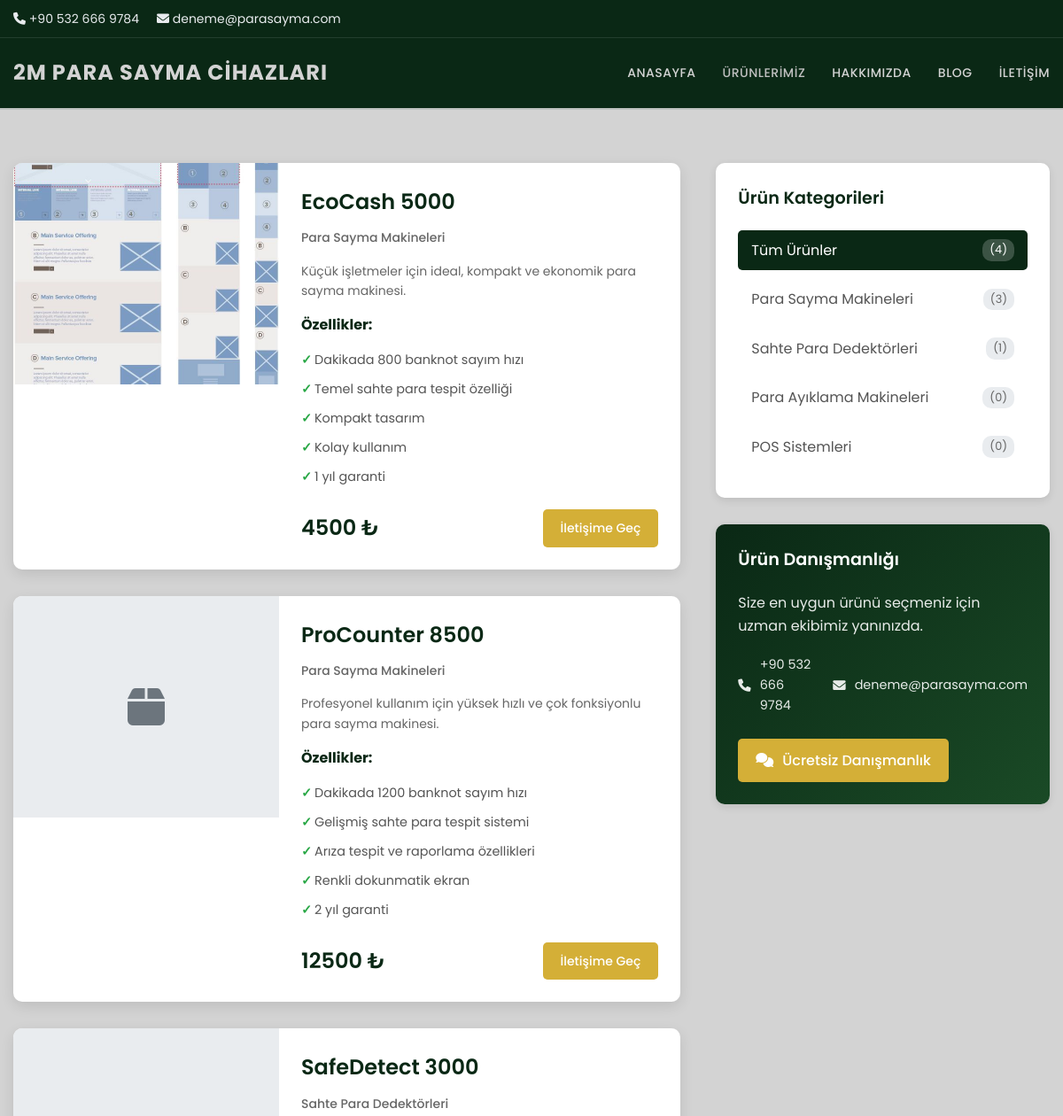
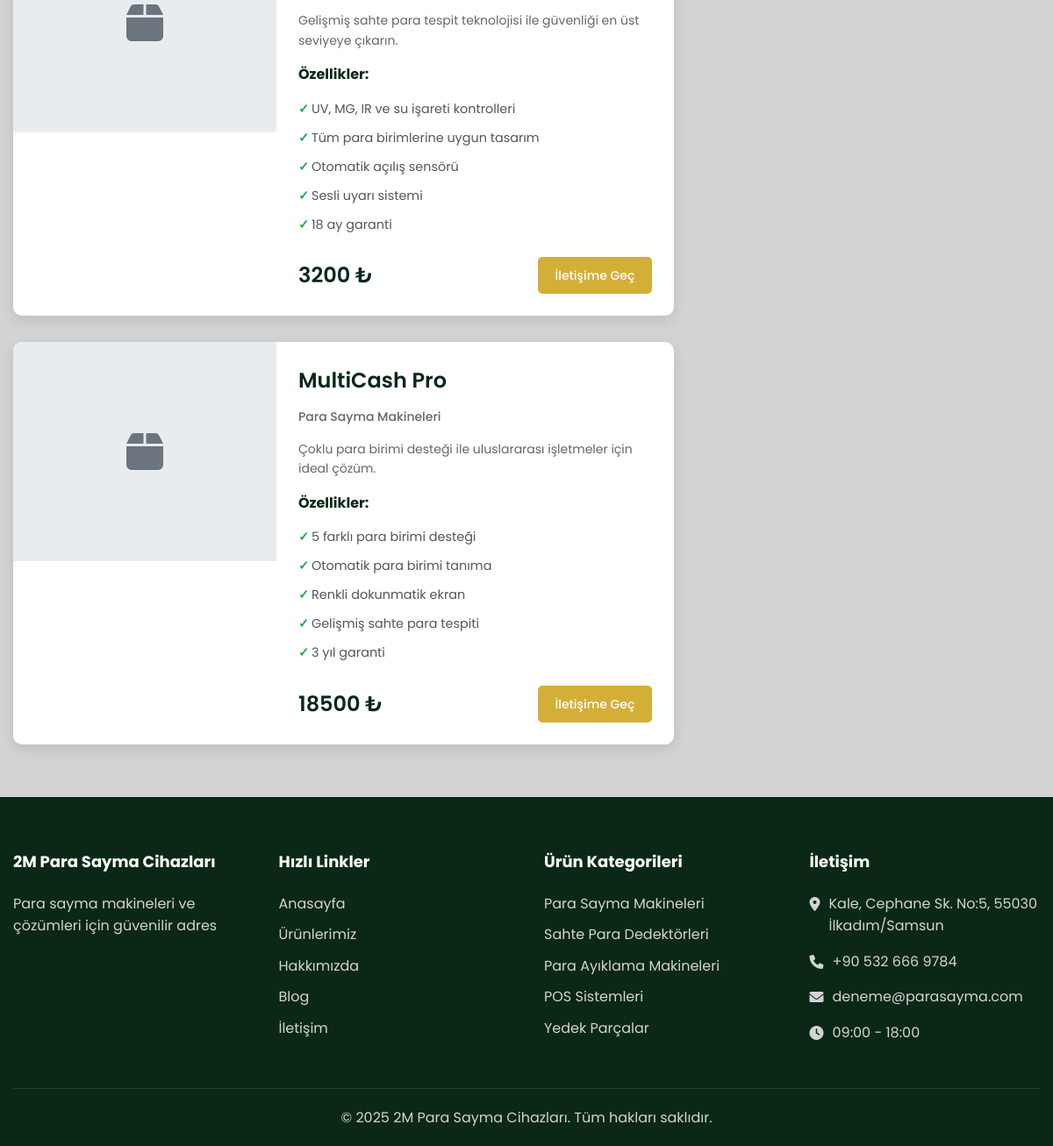
The app's page /urunler/ with its own data (2 pictures, top to bottom).
### website/models.py (models this page shows, shortened)
class SiteSettings(models.Model):
    site_title = models.CharField(max_length=100, default="2M ISTANBUL ELEKTRONİK")
    site_description = models.TextField(default="Para sayma makineleri ve çözümleri için güvenilir adres")
    logo = models.ImageField(upload_to='site/', null=True, blank=True)
    favicon = models.ImageField(upload_to='site/', null=True, blank=True)
    phone_primary = models.CharField(max_length=20, default="+90 123 456 78 90")
    phone_secondary = models.CharField(max_length=20, blank=True)
    email_primary = models.EmailField(default="info@2mistanbul.com")
    email_secondary = models.EmailField(blank=True)
    address = models.TextField(default="Merkez Mah. Atatürk Cad. No:123 Kat:5, İstanbul")
    working_hours_weekday = models.CharField(max_length=50, default="09:00 - 18:00")
    working_hours_saturday = models.CharField(max_length=50, default="09:00 - 15:00")
    working_hours_sunday = models.CharField(max_length=50, default="Kapalı")
    facebook_url = models.URLField(blank=True)
    twitter_url = models.URLField(blank=True)
    instagram_url = models.URLField(blank=True)
    linkedin_url = models.URLField(blank=True)
    youtube_url = models.URLField(blank=True)
    meta_keywords = models.TextField(blank=True)
    google_analytics = models.TextField(blank=True)
    created_at = models.DateTimeField(auto_now_add=True)
    updated_at = models.DateTimeField(auto_now=True)
    class Meta:
        verbose_name = "Site Ayarları"
        verbose_name_plural = "Site Ayarları"
    @property
    def phone(self):
        return self.phone_primary
    @property
    def email(self):
        return self.email_primary

class Product(models.Model):
    name = models.CharField(max_length=200, verbose_name="Ürün Adı")
    slug = models.SlugField(unique=True)
    category = models.ForeignKey(ProductCategory, on_delete=models.CASCADE, verbose_name="Kategori")
    description = models.TextField(verbose_name="Açıklama")
    short_description = models.CharField(max_length=300, verbose_name="Kısa Açıklama")
    price = models.DecimalField(max_digits=10, decimal_places=2, null=True, blank=True, verbose_name="Fiyat")
    features = models.TextField(help_text="Her satıra bir özellik yazın", verbose_name="Özellikler")
    technical_specs = models.TextField(blank=True, verbose_name="Teknik Özellikler")
    image = models.ImageField(upload_to='products/', verbose_name="Ana Resim")
    image_alt = models.CharField(max_length=200, blank=True, verbose_name="Resim Alt Text")
    is_featured = models.BooleanField(default=False, verbose_name="Öne Çıkan")
    is_active = models.BooleanField(default=True, verbose_name="Aktif")
    in_stock = models.BooleanField(default=True, verbose_name="Stokta")
    meta_title = models.CharField(max_length=60, blank=True, verbose_name="Meta Başlık")
    meta_description = models.CharField(max_length=160, blank=True, verbose_name="Meta Açıklama")
    created_at = models.DateTimeField(auto_now_add=True)
    updated_at = models.DateTimeField(auto_now=True)
    order = models.PositiveIntegerField(default=0, verbose_name="Sıralama")
    class Meta:
        verbose_name = "Ürün"
        verbose_name_plural = "Ürünler"
        ordering = ['order', '-created_at']

class ProductCategory(models.Model):
    name = models.CharField(max_length=100, verbose_name="Kategori Adı")
    slug = models.SlugField(unique=True)
    description = models.TextField(blank=True, verbose_name="Açıklama")
    image = models.ImageField(upload_to='categories/', blank=True, verbose_name="Kategori Resmi")
    is_active = models.BooleanField(default=True, verbose_name="Aktif")
    order = models.PositiveIntegerField(default=0, verbose_name="Sıralama")
    class Meta:
        verbose_name = "Ürün Kategorisi"
        verbose_name_plural = "Ürün Kategorileri"
        ordering = ['order', 'name']
    def get_product_count(self):
        return self.product_set.filter(is_active=True).count()

### website/views.py (the view)
# urls.py: path('urunler/', views.urunler, name='urunler'),
def urunler(request):
    context = get_site_context()
    category_slug = request.GET.get('category')
    if category_slug:
        products = Product.objects.filter(
            category__slug=category_slug,
            is_active=True
        ).order_by('order', 'name')
        selected_category = get_object_or_404(ProductCategory, slug=category_slug)
    else:
        products = Product.objects.filter(is_active=True).order_by('order', 'name')
        selected_category = None
    context.update({
        'products': products,
        'selected_category': selected_category,
        'categories': ProductCategory.objects.filter(is_active=True).order_by('order'),
    })
    return render(request, 'urunler.html', context)

### templates/urunler.html (shortened to what this page needs)
{% extends 'base.html' %}
{% load static %}
{% block content %}
<section class="products-section">
    <div class="container">
        <div class="products-grid">
            <div class="products-content">
                {% if products %}
                    <div class="products-list">
                        {% for product in products %}
                            <div class="product-card">
                                <div class="product-image">
                                    {% if product.image %}
                                        <img src="{{ product.image.url }}" alt="{{ product.name }}">
                                    {% else %}
                                        <div class="no-image">
                                            <i class="fas fa-box"></i>
                                        </div>
                                    {% endif %}
                                </div>
                                <div class="product-info">
                                    <h3>{{ product.name }}</h3>
                                    <p class="product-category">{{ product.category.name }}</p>
                                    <p class="product-description">{{ product.short_description }}</p>
                                    {% if product.features %}
                                        <div class="product-features">
                                            <h4>Özellikler:</h4>
                                            <ul>
                                                {% for line in product.features.splitlines %}
                                                    {% if line.strip %}
                                                        <li>{{ line }}</li>
                                                    {% endif %}
                                                {% endfor %}
                                            </ul>
                                        </div>
                                    {% endif %}
                                    <div class="product-footer">
                                        {% if product.price %}
                                            <div class="product-price">{{ product.price|floatformat:0 }} ₺</div>
                                        {% endif %}
                                        <a href="{% url 'website:iletisim' %}" class="btn-contact">İletişime Geç</a>
                                    </div>
                                </div>
                            </div>
                        {% endfor %}
                    </div>
                {% else %}
                    <div class="no-products">
                        <i class="fas fa-box-open"></i>
                        <h3>{% if selected_category %}Bu kategoride ürün bulunmuyor{% else %}Henüz ürün eklenmemiş{% endif %}</h3>
                        <p>Admin panelinden yeni ürünler ekleyebilirsiniz.</p>
                    </div>
                {% endif %}
            </div>
            <div class="products-sidebar">
                {% if categories %}
                    <div class="sidebar-widget">
                        <h4>Ürün Kategorileri</h4>
                        <ul class="category-list">
                            <li><a href="{% url 'website:urunler' %}" {% if not selected_category %}class="active"{% endif %}>Tüm Ürünler <span>({{ products.count }})</span></a></li>
                            {% for category in categories %}
                                <li><a href="{% url 'website:urunler' %}?category={{ category.slug }}" >{{ category.name }} <span>({{ category.get_product_count }})</span></a></li>
                            {% endfor %}
                        </ul>
                    </div>
                {% endif %}
                <div class="sidebar-widget contact-widget">
                    <h4>Ürün Danışmanlığı</h4>
                    <p>Size en uygun ürünü seçmeniz için uzman ekibimiz yanınızda.</p>
                    {% if site_settings %}
                        <div class="contact-info">
                            <p><i class="fas fa-phone"></i> {{ site_settings.phone }}</p>
                            <p><i class="fas fa-envelope"></i> {{ site_settings.email }}</p>
                        </div>
                    {% endif %}
                    <a href="{% url 'website:iletisim' %}" class="btn-contact-widget">
                        <i class="fas fa-comments"></i> Ücretsiz Danışmanlık
                    </a>
                </div>
            </div>
        </div>
    </div>
</section>
{% endblock %}

### templates/base.html (shortened to what this page needs)
{% load static %}
<!DOCTYPE html>
<html lang="tr">
<head>
    <link rel="stylesheet" href="https://cdnjs.cloudflare.com/ajax/libs/font-awesome/6.0.0/css/all.min.css">
    <link rel="stylesheet" href="{% static 'css/styles.css' %}?v=20250118-1905">
</head>
<body>
    <div class="top-bar">
        <div class="container">
            <div class="contact-info">
                <span><i class="fas fa-phone"></i> {{ site_settings.phone_primary|default:"+90 123 456 78 90" }}</span>
                <span><i class="fas fa-envelope"></i> {{ site_settings.email_primary|default:"info@2mistanbul.com" }}</span>
            </div>
        </div>
    </div>
    <header class="main-header">
        <div class="container">
            <div class="logo">
                <a href="{% url 'website:anasayfa' %}">
                    {% if site_settings.logo %}
                        <img src="{{ site_settings.logo.url }}" alt="{{ site_settings.site_title }}" style="max-height: 40px;">
                    {% else %}
                        {{ site_settings.site_title|default:"2M ISTANBUL ELEKTRONİK" }}
                    {% endif %}
                </a>
            </div>
            <nav class="nav-menu">
                <a href="{% url 'website:anasayfa' %}">Anasayfa</a>
                <a href="{% url 'website:urunler' %}">Ürünlerimiz</a>
                <a href="{% url 'website:hakkimizda' %}">Hakkımızda</a>
                <a href="{% url 'website:blog' %}">Blog</a>
                <a href="{% url 'website:iletisim' %}">İletişim</a>
            </nav>
        </div>
    </header>
    <main>
        {% block content %}
        {% endblock %}
    </main>
    <footer>
        <div class="container">
            <div class="footer-content">
                <div class="footer-column">
                    <h3>{{ site_settings.site_title|default:"2M ISTANBUL ELEKTRONİK" }}</h3>
                    <p style="margin-bottom: 20px;">{{ site_settings.site_description|default:"20 yılı aşkın deneyimimizle para sayma makineleri ve çözümleri konusunda Türkiye'nin lider tedarikçisiyiz." }}</p>
                </div>
                <div class="footer-column">
                    <h3>Hızlı Linkler</h3>
                    <ul class="footer-links">
                        <li><a href="{% url 'website:anasayfa' %}">Anasayfa</a></li>
                        <li><a href="{% url 'website:urunler' %}">Ürünlerimiz</a></li>
                        <li><a href="{% url 'website:hakkimizda' %}">Hakkımızda</a></li>
                        <li><a href="{% url 'website:blog' %}">Blog</a></li>
                        <li><a href="{% url 'website:iletisim' %}">İletişim</a></li>
                    </ul>
                </div>
                <div class="footer-column">
                    <h3>Ürün Kategorileri</h3>
                    <ul class="footer-links">
                        {% for category in product_categories %}
                            <li><a href="{% url 'website:urunler' %}?category={{ category.slug }}">{{ category.name }}</a></li>
                        {% empty %}
                            <li><a href="{% url 'website:urunler' %}">Para Sayma Makineleri</a></li>
                            <li><a href="{% url 'website:urunler' %}">Sahte Para Dedektörleri</a></li>
                            <li><a href="{% url 'website:urunler' %}">Para Ayıklama Makineleri</a></li>
                            <li><a href="{% url 'website:urunler' %}">POS Sistemleri</a></li>
                        {% endfor %}
                        <li><a href="{% url 'website:iletisim' %}">Yedek Parçalar</a></li>
                    </ul>
                </div>
                <div class="footer-column">
                    <h3>İletişim</h3>
                    <ul class="footer-links" style="list-style: none;">
                        <li style="display: flex; align-items: flex-start; gap: 10px; margin-bottom: 15px;">
                            <i class="fas fa-map-marker-alt" style="margin-top: 5px;"></i>
                            <span>{{ site_settings.address|default:"Merkez Mah. Atatürk Cad. No:123 Kat:5, İstanbul" }}</span>
                        </li>
                        <li style="display: flex; align-items: center; gap: 10px; margin-bottom: 15px;">
                            <i class="fas fa-phone"></i>
                            <span>{{ site_settings.phone_primary|default:"+90 123 456 78 90" }}</span>
                        </li>
                        <li style="display: flex; align-items: center; gap: 10px; margin-bottom: 15px;">
                            <i class="fas fa-envelope"></i>
                            <span>{{ site_settings.email_primary|default:"info@2mistanbul.com" }}</span>
                        </li>
                        <li style="display: flex; align-items: center; gap: 10px;">
                            <i class="fas fa-clock"></i>
                            <span>{{ site_settings.working_hours_weekday|default:"Pzt-Cum: 09:00-18:00" }}</span>
                        </li>
                    </ul>
                </div>
            </div>
            <div class="footer-bottom">
                <div class="container">
                    <p>&copy; 2025 {{ site_settings.site_title|default:"2M ISTANBUL ELEKTRONİK" }}. Tüm hakları saklıdır.</p>
                </div>
            </div>
        </div>
    </footer>
</body>
</html>

### records on screen
SiteSettings: phone_primary "+90 532 666 9784", email_primary "deneme@parasayma.com", site_title "2M PARA SAYMA CIHAZLARI", phone "+90 532 666 9784", email "deneme@parasayma.com", site_title "2M Para Sayma Cihazları", site_description "Para sayma makineleri ve çözümleri için güvenilir adres", address "Kale, Cephane Sk. No:5, 55030 İlkadım/Samsun", working_hours_weekday "09:00 - 18:00"
Product: image (picture), name "EcoCash 5000", category.name "Para Sayma Makineleri", short_description "Küçük işletmeler için ideal, kompakt ve ekonomik para sayma makinesi.", splitlines "Dakikada 800 banknot sayım hızı" "Temel sahte para tespit özelliği" "Kompakt tasarım" "Kolay kullanım" "1 yıl garanti", price "4500"
Product: name "ProCounter 8500", category.name "Para Sayma Makineleri", short_description "Profesyonel kullanım için yüksek hızlı ve çok fonksiyonlu para sayma makinesi.", splitlines "Dakikada 1200 banknot sayım hızı" "Gelişmiş sahte para tespit sistemi" "Arıza tespit ve raporlama özellikleri" "Renkli dokunmatik ekran" "2 yıl garanti", price "12500"
Product: name "SafeDetect 3000", category.name "Sahte Para Dedektörleri", short_description "Gelişmiş sahte para tespit teknolojisi ile güvenliği en üst seviyeye çıkarın.", splitlines "UV, MG, IR ve su işareti kontrolleri" "Tüm para birimlerine uygun tasarım" "Otomatik açılış sensörü" "Sesli uyarı sistemi" "18 ay garanti", price "3200"
Product: name "MultiCash Pro", category.name "Para Sayma Makineleri", short_description "Çoklu para birimi desteği ile uluslararası işletmeler için ideal çözüm.", splitlines "5 farklı para birimi desteği" "Otomatik para birimi tanıma" "Renkli dokunmatik ekran" "Gelişmiş sahte para tespiti" "3 yıl garanti", price "18500"
ProductCategory: name "Para Sayma Makineleri", get_product_count "3"
ProductCategory: name "Sahte Para Dedektörleri", get_product_count "1"
ProductCategory: name "Para Ayıklama Makineleri", get_product_count "0"
ProductCategory: name "POS Sistemleri", get_product_count "0"

### other values on screen
{{ products.count }} "4"
